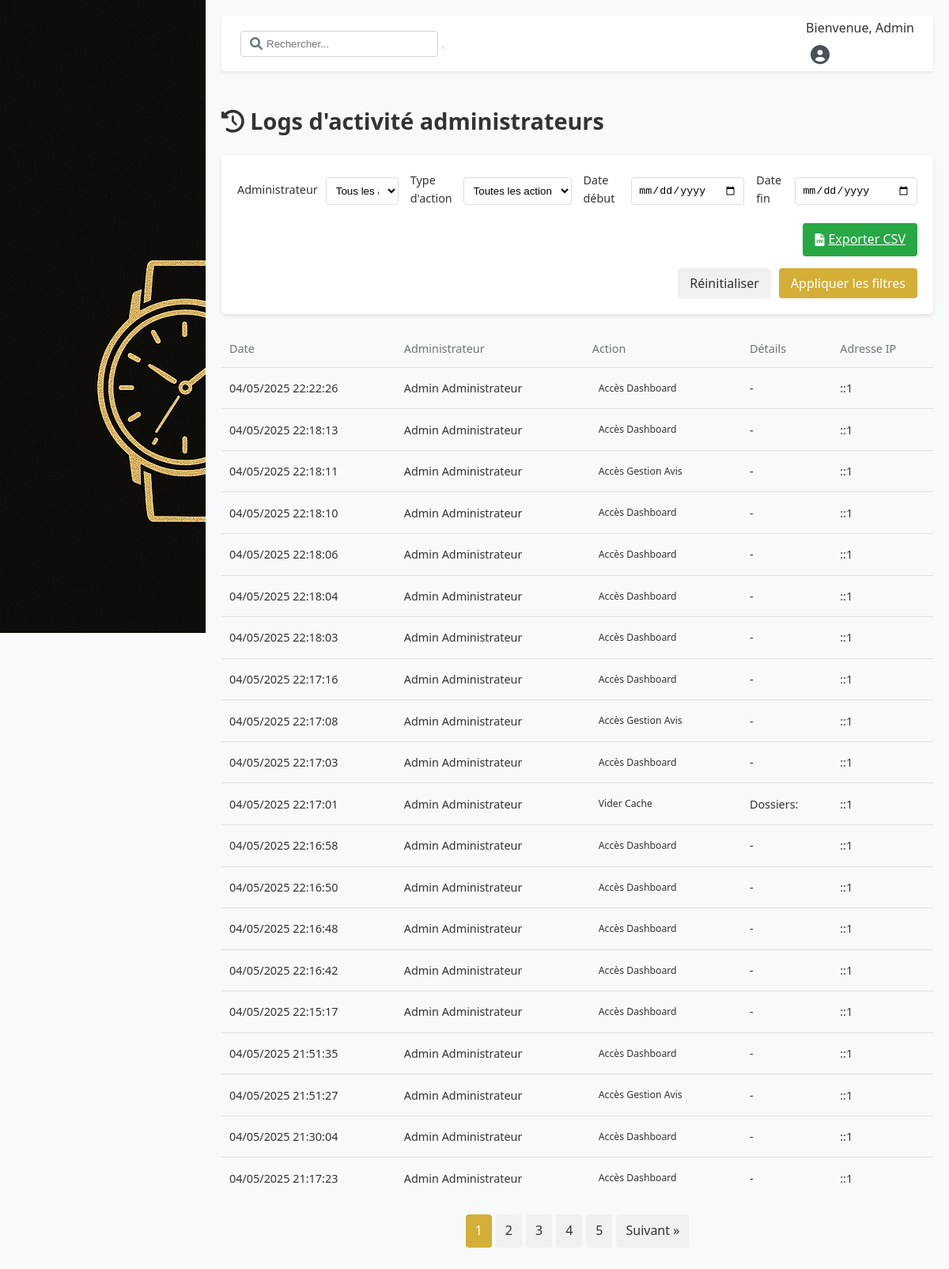
Page /public/admin/activity-logs.php (signed in) on the committed database.
### tables this page shows
CREATE TABLE admin_logs (
    id INT AUTO_INCREMENT PRIMARY KEY,
    utilisateur_id INT NOT NULL,
    action VARCHAR(255) NOT NULL,
    ip_address VARCHAR(45) NOT NULL,
    date_action DATETIME NOT NULL DEFAULT CURRENT_TIMESTAMP,
    details TEXT NULL,
    FOREIGN KEY (utilisateur_id) REFERENCES utilisateurs(id) ON DELETE CASCADE,
    INDEX idx_utilisateur (utilisateur_id),
    INDEX idx_date (date_action)
);

CREATE TABLE utilisateurs (
    id INT AUTO_INCREMENT PRIMARY KEY,
    nom VARCHAR(100) NOT NULL,
    prenom VARCHAR(100),
    email VARCHAR(255) NOT NULL UNIQUE,
    mot_de_passe VARCHAR(255) NOT NULL,
    telephone VARCHAR(20),
    adresse TEXT,
    code_postal VARCHAR(10),
    ville VARCHAR(100),
    pays VARCHAR(100) DEFAULT 'France',
    date_creation DATETIME DEFAULT CURRENT_TIMESTAMP,
    date_modification DATETIME ON UPDATE CURRENT_TIMESTAMP,
    role ENUM('client', 'admin', 'manager') DEFAULT 'client',
    actif BOOLEAN DEFAULT TRUE,
    INDEX idx_email (email)
);

### public/admin/activity-logs.php (the view, shortened to what this page needs)
<?php
require_once '../../php/config/database.php';
$page = isset($_GET['page']) ? intval($_GET['page']) : 1;
$limit = 20;
$offset = ($page - 1) * $limit;
$params = [];
$filterQuery = "";
try {
    $countQuery = "SELECT COUNT(*) as total FROM admin_logs" . $filterQuery;
    $countStmt = $pdo->prepare($countQuery);
    $countStmt->execute($params);
    $totalLogs = $countStmt->fetch(PDO::FETCH_ASSOC)['total'];
    $totalPages = ceil($totalLogs / $limit);
    $query = "SELECT al.*, u.prenom, u.nom, u.email
              FROM admin_logs al
              JOIN utilisateurs u ON al.utilisateur_id = u.id" . $filterQuery . "
              ORDER BY al.date_action DESC
              LIMIT $offset, $limit";
    $stmt = $pdo->prepare($query);
    $stmt->execute($params);
    $logs = $stmt->fetchAll(PDO::FETCH_ASSOC);
} catch (PDOException $e) {
    $error = "Erreur lors de la récupération des logs: " . $e->getMessage();
    $logs = [];
    $totalPages = 1;
    $adminUsers = [];
    $actionTypes = [];
}
?>
<!DOCTYPE html>
<html lang="fr">
<head>
    <link rel="stylesheet" href="css/admin.css">
    <link rel="stylesheet" href="css/tables.css">
    <link rel="stylesheet" href="https://cdnjs.cloudflare.com/ajax/libs/font-awesome/6.0.0/css/all.min.css">
</head>
<body>
    <div class="admin-container">
        <aside class="sidebar">
            <div class="sidebar-header">
                <img src="../assets/img/layout/logo.png" alt="Elixir du Temps" class="logo">
            </div>
        </aside>
        <main class="main-content">
            <header class="main-header">
                <div class="header-search">
                    <input type="search" placeholder="Rechercher...">
                    <button type="submit"><i class="fas fa-search"></i></button>
                </div>
                <div class="header-user">
                    <span>Bienvenue, <?= htmlspecialchars($_SESSION['user_prenom'] ?? 'Admin') ?></span>
                    <div class="user-avatar">
                        <i class="fas fa-user-circle"></i>
                    </div>
                </div>
            </header>
            <div class="dashboard">
                <h1><i class="fas fa-history"></i> Logs d'activité administrateurs</h1>
                <div class="filter-form">
                    <form method="GET" action="activity-logs.php">
                        <div class="filter-row">
                            <div class="filter-group">
                                <label for="user">Administrateur</label>
                                <select id="user" name="user">
                                    <option value="">Tous les administrateurs</option>
                                </select>
                            </div>
                            <div class="filter-group">
                                <label for="action">Type d'action</label>
                                <select id="action" name="action">
                                    <option value="">Toutes les actions</option>
                                </select>
                            </div>
                            <div class="filter-group">
                                <label for="date_start">Date début</label>
                                <input type="date" id="date_start" name="date_start" value="<?= $_GET['date_start'] ?? '' ?>">
                            </div>
                            <div class="filter-group">
                                <label for="date_end">Date fin</label>
                                <input type="date" id="date_end" name="date_end" value="<?= $_GET['date_end'] ?? '' ?>">
                            </div>
                            <a href="export.php?type=logs<?= !empty($_GET) ? '&' . http_build_query($_GET) : '' ?>" class="export-csv">
                                <i class="fas fa-file-csv"></i> Exporter CSV
                            </a>
                        </div>
                        <div class="filter-buttons">
                            <button type="reset" class="reset-filters" onclick="window.location='activity-logs.php'">Réinitialiser</button>
                            <button type="submit" class="apply-filters">Appliquer les filtres</button>
                        </div>
                    </form>
                </div>
                <div class="table-container">
                    <table class="data-table log-table">
                        <thead>
                            <tr>
                                <th>Date</th>
                                <th>Administrateur</th>
                                <th>Action</th>
                                <th>Détails</th>
                                <th>Adresse IP</th>
                            </tr>
                        </thead>
                        <tbody>
                            <?php foreach ($logs as $log): ?>
                                <?php
                                    $actionClass = 'action-other';
                                ?>
                                <tr>
                                    <td><?= date('d/m/Y H:i:s', strtotime($log['date_action'])) ?></td>
                                    <td><?= htmlspecialchars($log['prenom'] . ' ' . $log['nom']) ?></td>
                                    <td>
                                        <span class="action-badge <?= $actionClass ?>">
                                            <?= htmlspecialchars(ucfirst(str_replace('_', ' ', $log['action']))) ?>
                                        </span>
                                    </td>
                                    <td><?= htmlspecialchars($log['details'] ?? '-') ?></td>
                                    <td><?= htmlspecialchars($log['ip_address']) ?></td>
                                </tr>
                            <?php endforeach; ?>
                        </tbody>
                    </table>
                </div>
                <?php if ($totalPages > 1): ?>
                    <div class="pagination">
                        <?php
                        $start = max(1, $page - 2);
                        $end = min($start + 4, $totalPages);
                        $start = max(1, $end - 4);
                        for ($i = $start; $i <= $end; $i++): ?>
                            <a href="?<?= http_build_query(array_merge($_GET, ['page' => $i])) ?>"
                               class="<?= $i === $page ? 'active' : '' ?>">
                                <?= $i ?>
                            </a>
                        <?php endfor; ?>
                        <?php if ($page < $totalPages): ?>
                            <a href="?<?= http_build_query(array_merge($_GET, ['page' => $page + 1])) ?>">Suivant &raquo;</a>
                        <?php endif; ?>
                    </div>
                <?php endif; ?>
            </div>
        </main>
    </div>
</body>
</html>

### public/admin/css/admin.css (style rules this page uses)
:root { --primary-color: #d4af37; --primary-dark: #b79020; --primary-light: #f0e6c0; --secondary-color: #333; --text-color: #333; --bg-color: #f8f9fa; --sidebar-bg: #2c2c2c; --sidebar-active: #1a1a1a; --sidebar-text: #fff; --border-color: #e0e0e0; --card-bg: #fff; --danger-color: #dc3545; --success-color: #28a745; --warning-color: #ffc107; --info-color: #17a2b8; --box-shadow: 0 2px 10px rgba(0,0,0,0.1); --transition: all 0.3s ease; --primary: var(--primary-color); --danger: var(--danger-color); --danger-light: #ffebee; --success: var(--success-color); --warning: var(--warning-color); --sidebar-width: 260px; --header-height: 70px; --border-radius: 8px; --card-shadow: var(--box-shadow); --gray-50: #fafafa; --gray-100: #f8f9fa; --gray-200: #e9ecef; --gray-300: #dee2e6; --gray-400: #ced4da; --gray-500: #adb5bd; --gray-600: #6c757d; --gray-700: #495057; --gray-800: #343a40; --gray-900: #212529; --font-family: -apple-system, BlinkMacSystemFont, 'Segoe UI', Roboto, Oxygen, Ubuntu, sans-serif; }
* { margin: 0; padding: 0; box-sizing: border-box; }
body { font-family: 'Poppins', 'Segoe UI', sans-serif; color: var(--text-color); background-color: var(--bg-color); line-height: 1.6; }
.admin-container { display: flex !important; flex-direction: row !important; min-height: 100vh; }
.sidebar { width: 260px !important; height: 100vh; position: fixed; left: 0; top: 0; background-color: #212529; color: #f8f9fa; overflow-y: auto; display: flex !important; flex-direction: column !important; transition: all 0.3s ease; z-index: 1000; transform: translateX(0) !important; visibility: visible !important; }
.main-content { flex: 1; margin-left: 260px !important; padding: 20px; transition: var(--transition); width: calc(100% - 260px) !important; }
.main-header { height: 70px; display: flex; align-items: center; justify-content: space-between; background-color: #fff; box-shadow: 0 2px 4px rgba(0, 0, 0, 0.08); padding: 0 1.5rem; position: sticky; top: 0; z-index: 900; margin-bottom: 1.25rem; }
.header-search { position: relative; }
.header-search input { padding: 0.5rem 0.5rem 0.5rem 2rem; border-radius: 4px; border: 1px solid #ced4da; width: 250px; transition: all 0.2s ease; }
.header-search i { position: absolute; left: 0.75rem; top: 50%; transform: translateY(-50%); color: #6c757d; }
.user-avatar { width: 36px; height: 36px; display: flex; align-items: center; justify-content: center; margin-right: 0.75rem; color: #495057; font-size: 1.5rem; margin-top: 2px; }
.dashboard { padding: 20px 0; }
.dashboard h1 { font-size: 1.8rem; font-weight: 700; margin-bottom: 20px; color: var(--secondary-color); }
.data-table { width: 100%; border-collapse: collapse; }
.data-table th { text-align: left; padding: 12px 10px; font-weight: 500; color: #6c757d; border-bottom: 1px solid var(--border-color); font-size: 0.9rem; }
.data-table td { padding: 12px 10px; border-bottom: 1px solid var(--border-color); font-size: 0.9rem; }
.data-table tr:last-child td { border-bottom: none; }
button { font-family: inherit; font-size: inherit; }

### public/admin/css/tables.css (style rules this page uses)
.filter-group { display: flex; align-items: center; gap: 10px; }
.filter-group label { font-weight: 500; font-size: 0.9rem; }
.filter-group select { padding: 8px 12px; border: 1px solid var(--border-color); border-radius: 4px; background-color: var(--white); outline: none; transition: all 0.3s ease; }
.table-container { background-color: var(--white); border-radius: 8px; box-shadow: var(--shadow); overflow: hidden; margin-bottom: 20px; }
.pagination { display: flex; justify-content: center; align-items: center; gap: 5px; margin: 20px 0; }

### rows in the picture
admin_logs: date_action "04/05/2025 22:22:26", utilisateur.nom "Admin Administrateur", action "Accès Dashboard", details "-", ip_address "::1"
admin_logs: date_action "04/05/2025 22:18:13", utilisateur.nom "Admin Administrateur", action "Accès Dashboard", details "-", ip_address "::1"
admin_logs: date_action "04/05/2025 22:18:11", utilisateur.nom "Admin Administrateur", action "Accès Gestion Avis", details "-", ip_address "::1"
admin_logs: date_action "04/05/2025 22:18:10", utilisateur.nom "Admin Administrateur", action "Accès Dashboard", details "-", ip_address "::1"
admin_logs: date_action "04/05/2025 22:18:06", utilisateur.nom "Admin Administrateur", action "Accès Dashboard", details "-", ip_address "::1"
admin_logs: date_action "04/05/2025 22:18:04", utilisateur.nom "Admin Administrateur", action "Accès Dashboard", details "-", ip_address "::1"
admin_logs: date_action "04/05/2025 22:18:03", utilisateur.nom "Admin Administrateur", action "Accès Dashboard", details "-", ip_address "::1"
admin_logs: date_action "04/05/2025 22:17:16", utilisateur.nom "Admin Administrateur", action "Accès Dashboard", details "-", ip_address "::1"
admin_logs: date_action "04/05/2025 22:17:08", utilisateur.nom "Admin Administrateur", action "Accès Gestion Avis", details "-", ip_address "::1"
admin_logs: date_action "04/05/2025 22:17:03", utilisateur.nom "Admin Administrateur", action "Accès Dashboard", details "-", ip_address "::1"
admin_logs: date_action "04/05/2025 22:17:01", utilisateur.nom "Admin Administrateur", action "Vider Cache", details "Dossiers:", ip_address "::1"
admin_logs: date_action "04/05/2025 22:16:58", utilisateur.nom "Admin Administrateur", action "Accès Dashboard", details "-", ip_address "::1"
admin_logs: date_action "04/05/2025 22:16:50", utilisateur.nom "Admin Administrateur", action "Accès Dashboard", details "-", ip_address "::1"
admin_logs: date_action "04/05/2025 22:16:48", utilisateur.nom "Admin Administrateur", action "Accès Dashboard", details "-", ip_address "::1"
admin_logs: date_action "04/05/2025 22:16:42", utilisateur.nom "Admin Administrateur", action "Accès Dashboard", details "-", ip_address "::1"
admin_logs: date_action "04/05/2025 22:15:17", utilisateur.nom "Admin Administrateur", action "Accès Dashboard", details "-", ip_address "::1"
admin_logs: date_action "04/05/2025 21:51:35", utilisateur.nom "Admin Administrateur", action "Accès Dashboard", details "-", ip_address "::1"
admin_logs: date_action "04/05/2025 21:51:27", utilisateur.nom "Admin Administrateur", action "Accès Gestion Avis", details "-", ip_address "::1"
admin_logs: date_action "04/05/2025 21:30:04", utilisateur.nom "Admin Administrateur", action "Accès Dashboard", details "-", ip_address "::1"
admin_logs: date_action "04/05/2025 21:17:23", utilisateur.nom "Admin Administrateur", action "Accès Dashboard", details "-", ip_address "::1"

### other values in the picture
$_SESSION['user_prenom'] "Admin"
